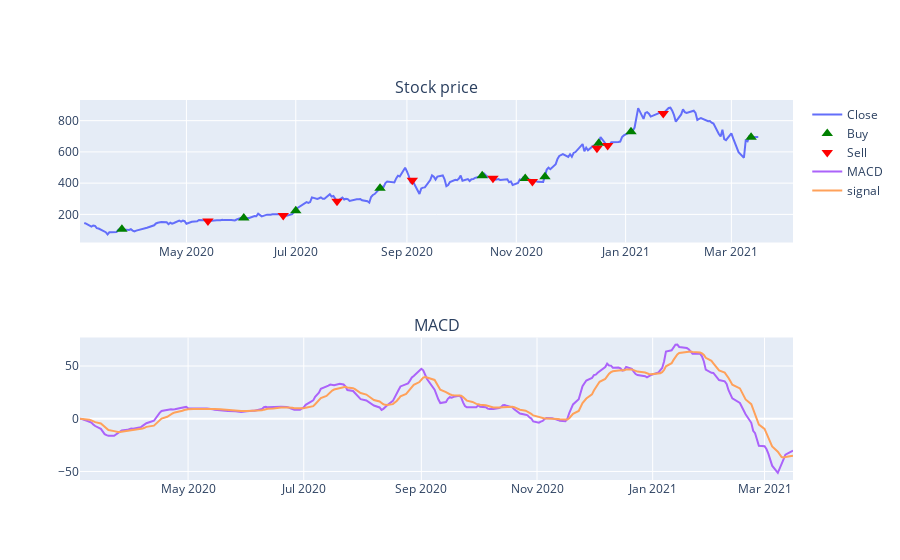

Notebook cell for this chart:
### Code cell
trade_MACD(stock_close,10000)

### Figure 1 — Plotly figure (JSON) as saved in the notebook; plotly's stock layout.template omitted (floating-point values rounded to 4 significant figures; data arrays with more than 128 entries replaced by an {"elided": "..."} marker saying what was removed)
{"data": [{"name": "Close", "type": "scatter", "x": {"elided": "259 str values"}, "xaxis": "x", "y": {"elided": "259 float values"}, "yaxis": "y"}, {"marker": {"color": "green", "size": 10, "symbol": "triangle-up"}, "mode": "markers", "name": "Buy", "type": "scatter", "x": ["2020-03-26T00:00:00", "2020-06-02T00:00:00", "2020-07-01T00:00:00", "2020-08-17T00:00:00", "2020-10-13T00:00:00", "2020-11-06T00:00:00", "2020-11-17T00:00:00", "2020-12-17T00:00:00", "2021-01-04T00:00:00", "2021-03-12T00:00:00"], "xaxis": "x", "y": [105.6, 176.3, 223.9, 367.1, 446.6, 430.0, 441.6, 655.9, 729.8, 693.7], "yaxis": "y"}, {"marker": {"color": "red", "size": 10, "symbol": "triangle-down"}, "mode": "markers", "name": "Sell", "type": "scatter", "x": ["2020-05-13T00:00:00", "2020-06-24T00:00:00", "2020-07-24T00:00:00", "2020-09-04T00:00:00", "2020-10-19T00:00:00", "2020-11-10T00:00:00", "2020-12-16T00:00:00", "2020-12-22T00:00:00", "2021-01-22T00:00:00"], "xaxis": "x", "y": [158.2, 192.2, 283.4, 418.3, 430.8, 410.4, 622.8, 640.3, 846.6], "yaxis": "y"}, {"name": "MACD", "type": "scatter", "x": {"elided": "259 str values"}, "xaxis": "x2", "y": {"elided": "259 float values"}, "yaxis": "y2"}, {"name": "signal", "type": "scatter", "x": {"elided": "259 str values"}, "xaxis": "x2", "y": {"elided": "259 float values"}, "yaxis": "y2"}], "layout": {"annotations": [{"font": {"size": 16}, "showarrow": false, "text": "Stock price", "x": 0.5, "xanchor": "center", "xref": "paper", "y": 1, "yanchor": "bottom", "yref": "paper"}, {"font": {"size": 16}, "showarrow": false, "text": "MACD", "x": 0.5, "xanchor": "center", "xref": "paper", "y": 0.375, "yanchor": "bottom", "yref": "paper"}], "autosize": true, "xaxis": {"anchor": "y", "autorange": true, "domain": [0, 1], "range": ["2020-03-02 18:43:40.4792", "2021-04-04 05:16:19.5208"], "type": "date"}, "xaxis2": {"anchor": "y2", "autorange": true, "domain": [0, 1], "range": ["2020-03-05", "2021-03-16"], "type": "date"}, "yaxis": {"anchor": "x", "autorange": true, "domain": [0.625, 1], "range": [-0.9836, 953.3], "type": "linear"}, "yaxis2": {"anchor": "x2", "autorange": true, "domain": [0, 0.375], "range": [-58.08, 77.07], "type": "linear"}}}
